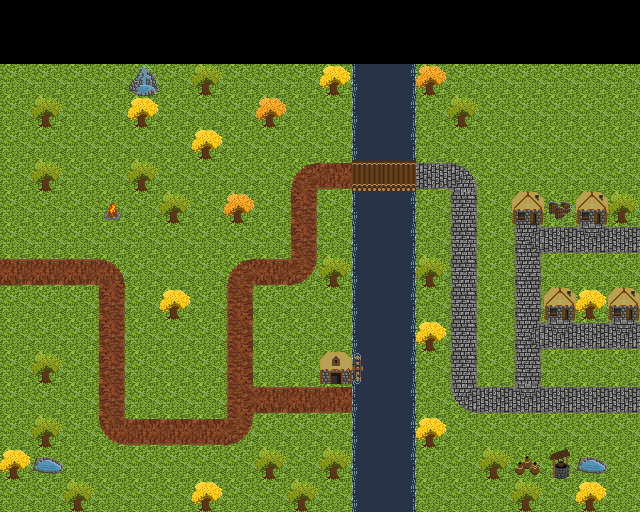

This game map was drawn from its Tiled (.tmx) file and the tilesets committed beside it. A one-line description and the trimmed map source follow:
An orthogonal 20x16 tile map with 32x32 px tiles, 4 tile layers (Background, Path, Foreground, Objects).

<map version="1.0" orientation="orthogonal" width="20" height="16" tilewidth="32" tileheight="32">
 <tileset firstgid="1" name="Tiles" tilewidth="32" tileheight="32">
  <image source="../packer/tiles.png" width="256" height="256" />
 </tileset>
 <layer name="Background" width="20" height="16">
  <data>[320 cells, 280 non-empty, 1 distinct tile ids]</data>
 </layer>
 <layer name="Path" width="20" height="16">
  <data>[320 cells, 40 non-empty, 6 distinct tile ids]</data>
 </layer>
 <layer name="Foreground" width="20" height="16">
  <data>[320 cells, 30 non-empty, 3 distinct tile ids]</data>
 </layer>
 <layer name="Objects" width="20" height="16">
  <data>[320 cells, 84 non-empty, 21 distinct tile ids]</data>
 </layer>
</map>
